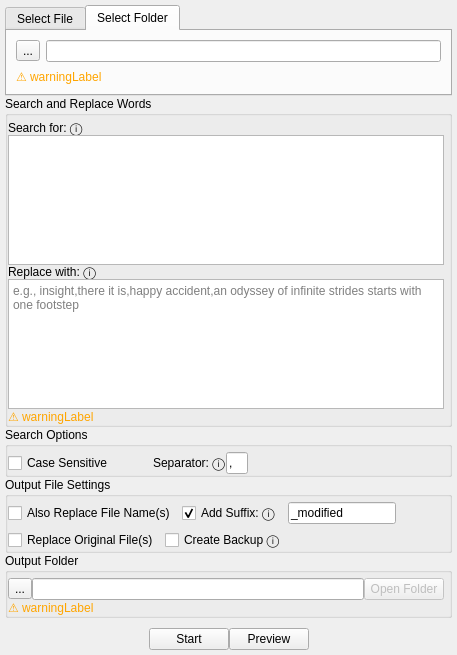
<?xml version="1.0" encoding="UTF-8"?>
<ui version="4.0">
 <class>MainWindow</class>
 <widget class="QMainWindow" name="MainWindow">
  <property name="geometry">
   <rect>
    <x>0</x>
    <y>0</y>
    <width>457</width>
    <height>655</height>
   </rect>
  </property>
  <property name="windowTitle">
   <string>Word Replacer - By:Josh</string>
  </property>
  <widget class="QWidget" name="centralwidget">
   <layout class="QVBoxLayout" name="verticalLayout">
    <property name="spacing">
     <number>0</number>
    </property>
    <property name="leftMargin">
     <number>5</number>
    </property>
    <property name="topMargin">
     <number>5</number>
    </property>
    <property name="rightMargin">
     <number>5</number>
    </property>
    <property name="bottomMargin">
     <number>5</number>
    </property>
    <item>
     <widget class="QTabWidget" name="selectInPath">
      <property name="sizePolicy">
       <sizepolicy hsizetype="Expanding" vsizetype="Fixed">
        <horstretch>0</horstretch>
        <verstretch>0</verstretch>
       </sizepolicy>
      </property>
      <property name="acceptDrops">
       <bool>false</bool>
      </property>
      <property name="layoutDirection">
       <enum>Qt::LayoutDirection::LeftToRight</enum>
      </property>
      <property name="styleSheet">
       <string notr="true"/>
      </property>
      <property name="tabPosition">
       <enum>QTabWidget::TabPosition::North</enum>
      </property>
      <property name="tabShape">
       <enum>QTabWidget::TabShape::Rounded</enum>
      </property>
      <property name="currentIndex">
       <number>1</number>
      </property>
      <property name="iconSize">
       <size>
        <width>20</width>
        <height>20</height>
       </size>
      </property>
      <property name="usesScrollButtons">
       <bool>false</bool>
      </property>
      <property name="tabsClosable">
       <bool>false</bool>
      </property>
      <property name="tabBarAutoHide">
       <bool>false</bool>
      </property>
      <widget class="QWidget" name="selectFile">
       <attribute name="icon">
        <iconset theme="QIcon::ThemeIcon::EditCopy"/>
       </attribute>
       <attribute name="title">
        <string>Select File</string>
       </attribute>
       <layout class="QVBoxLayout" name="verticalLayout_4">
        <item>
         <layout class="QHBoxLayout" name="inputFile">
          <item>
           <widget class="QToolButton" name="inFileButton">
            <property name="text">
             <string>...</string>
            </property>
           </widget>
          </item>
          <item>
           <widget class="CustomLineEdit" name="inFileLine">
            <property name="clearButtonEnabled">
             <bool>true</bool>
            </property>
           </widget>
          </item>
         </layout>
        </item>
        <item>
         <widget class="QLabel" name="inFileWarning">
          <property name="styleSheet">
           <string notr="true">color:rgb(255, 165, 0)</string>
          </property>
          <property name="text">
           <string>⚠ warningLabel</string>
          </property>
         </widget>
        </item>
       </layout>
      </widget>
      <widget class="QWidget" name="selectFolder">
       <attribute name="icon">
        <iconset theme="QIcon::ThemeIcon::DocumentOpen"/>
       </attribute>
       <attribute name="title">
        <string>Select Folder</string>
       </attribute>
       <layout class="QVBoxLayout" name="verticalLayout_5">
        <item>
         <layout class="QHBoxLayout" name="inputFolder">
          <item>
           <widget class="QToolButton" name="inFolderButton">
            <property name="text">
             <string>...</string>
            </property>
           </widget>
          </item>
          <item>
           <widget class="CustomLineEdit" name="inFolderLine">
            <property name="clearButtonEnabled">
             <bool>true</bool>
            </property>
           </widget>
          </item>
         </layout>
        </item>
        <item>
         <widget class="QLabel" name="inFolderWarning">
          <property name="styleSheet">
           <string notr="true">color:rgb(255, 165, 0)</string>
          </property>
          <property name="text">
           <string>⚠ warningLabel</string>
          </property>
         </widget>
        </item>
       </layout>
      </widget>
     </widget>
    </item>
    <item>
     <widget class="QGroupBox" name="rules">
      <property name="title">
       <string>Search and Replace Words</string>
      </property>
      <layout class="QVBoxLayout" name="verticalLayout_3">
       <property name="spacing">
        <number>0</number>
       </property>
       <property name="leftMargin">
        <number>0</number>
       </property>
       <property name="topMargin">
        <number>5</number>
       </property>
       <property name="rightMargin">
        <number>5</number>
       </property>
       <property name="bottomMargin">
        <number>0</number>
       </property>
       <item>
        <layout class="QVBoxLayout" name="oldWord">
         <property name="spacing">
          <number>0</number>
         </property>
         <item>
          <widget class="QLabel" name="oldWordLabel">
           <property name="text">
            <string>Search for: ⓘ</string>
           </property>
          </widget>
         </item>
         <item>
          <widget class="CustomPlainTextEdit" name="oldWordLine">
           <property name="plainText">
            <string/>
           </property>
           <property name="placeholderText">
            <string>e.g., knowledge,voilà,serendipity,a journey of a thousand miles begins with a single step</string>
           </property>
          </widget>
         </item>
        </layout>
       </item>
       <item>
        <layout class="QVBoxLayout" name="newWord">
         <property name="spacing">
          <number>0</number>
         </property>
         <item>
          <widget class="QLabel" name="newWordLabel">
           <property name="text">
            <string>Replace with: ⓘ</string>
           </property>
          </widget>
         </item>
         <item>
          <widget class="CustomPlainTextEdit" name="newWordLine">
           <property name="placeholderText">
            <string>e.g., insight,there it is,happy accident,an odyssey of infinite strides starts with one footstep</string>
           </property>
          </widget>
         </item>
        </layout>
       </item>
       <item>
        <widget class="QLabel" name="replaceWarningLabel">
         <property name="styleSheet">
          <string notr="true">color:rgb(255, 165, 0)</string>
         </property>
         <property name="text">
          <string>⚠ warningLabel</string>
         </property>
        </widget>
       </item>
      </layout>
     </widget>
    </item>
    <item>
     <widget class="QGroupBox" name="settings">
      <property name="title">
       <string>Search Options</string>
      </property>
      <layout class="QHBoxLayout" name="horizontalLayout_7">
       <property name="spacing">
        <number>0</number>
       </property>
       <property name="leftMargin">
        <number>0</number>
       </property>
       <property name="topMargin">
        <number>5</number>
       </property>
       <property name="rightMargin">
        <number>5</number>
       </property>
       <property name="bottomMargin">
        <number>0</number>
       </property>
       <item>
        <layout class="QHBoxLayout" name="searchLayout" stretch="1,0,1,1,10000">
         <item>
          <widget class="QCheckBox" name="isCaseSensitive">
           <property name="text">
            <string>Case Sensitive</string>
           </property>
          </widget>
         </item>
         <item>
          <spacer name="searchSpacerLeft">
           <property name="orientation">
            <enum>Qt::Orientation::Horizontal</enum>
           </property>
           <property name="sizeHint" stdset="0">
            <size>
             <width>40</width>
             <height>20</height>
            </size>
           </property>
          </spacer>
         </item>
         <item>
          <widget class="QLabel" name="separatorLabel">
           <property name="text">
            <string>Separator: ⓘ</string>
           </property>
          </widget>
         </item>
         <item>
          <widget class="CustomLineEdit" name="separatorLine">
           <property name="text">
            <string>,</string>
           </property>
           <property name="maxLength">
            <number>1</number>
           </property>
          </widget>
         </item>
         <item>
          <spacer name="searchSpacerRight">
           <property name="orientation">
            <enum>Qt::Orientation::Horizontal</enum>
           </property>
           <property name="sizeHint" stdset="0">
            <size>
             <width>40</width>
             <height>20</height>
            </size>
           </property>
          </spacer>
         </item>
        </layout>
       </item>
      </layout>
     </widget>
    </item>
    <item>
     <widget class="QGroupBox" name="groupBox">
      <property name="title">
       <string>Output File Settings</string>
      </property>
      <layout class="QVBoxLayout" name="verticalLayout_2">
       <property name="spacing">
        <number>-1</number>
       </property>
       <property name="leftMargin">
        <number>0</number>
       </property>
       <property name="topMargin">
        <number>5</number>
       </property>
       <property name="rightMargin">
        <number>5</number>
       </property>
       <property name="bottomMargin">
        <number>0</number>
       </property>
       <item>
        <layout class="QHBoxLayout" name="settingLayout">
         <item>
          <widget class="QCheckBox" name="isReplacingFileName">
           <property name="text">
            <string>Also Replace File Name(s)</string>
           </property>
          </widget>
         </item>
         <item>
          <widget class="QCheckBox" name="isAddingSuffix">
           <property name="text">
            <string>Add Suffix: ⓘ</string>
           </property>
           <property name="checked">
            <bool>true</bool>
           </property>
          </widget>
         </item>
         <item>
          <widget class="CustomLineEdit" name="suffixLine">
           <property name="text">
            <string>_modified</string>
           </property>
          </widget>
         </item>
         <item>
          <spacer name="settingSpacer">
           <property name="orientation">
            <enum>Qt::Orientation::Horizontal</enum>
           </property>
           <property name="sizeHint" stdset="0">
            <size>
             <width>40</width>
             <height>20</height>
            </size>
           </property>
          </spacer>
         </item>
        </layout>
       </item>
       <item>
        <layout class="QHBoxLayout" name="backupLayout">
         <item>
          <widget class="QCheckBox" name="isReplacingOriginal">
           <property name="text">
            <string>Replace Original File(s)</string>
           </property>
          </widget>
         </item>
         <item>
          <widget class="QCheckBox" name="isCreatingBackup">
           <property name="text">
            <string>Create Backup ⓘ</string>
           </property>
          </widget>
         </item>
         <item>
          <spacer name="backupSpacer">
           <property name="orientation">
            <enum>Qt::Orientation::Horizontal</enum>
           </property>
           <property name="sizeHint" stdset="0">
            <size>
             <width>40</width>
             <height>20</height>
            </size>
           </property>
          </spacer>
         </item>
        </layout>
       </item>
      </layout>
     </widget>
    </item>
    <item>
     <widget class="QGroupBox" name="output">
      <property name="title">
       <string>Output Folder</string>
      </property>
      <layout class="QGridLayout" name="gridLayout_5">
       <property name="leftMargin">
        <number>0</number>
       </property>
       <property name="topMargin">
        <number>5</number>
       </property>
       <property name="rightMargin">
        <number>5</number>
       </property>
       <property name="bottomMargin">
        <number>0</number>
       </property>
       <property name="horizontalSpacing">
        <number>-1</number>
       </property>
       <property name="verticalSpacing">
        <number>0</number>
       </property>
       <item row="0" column="0">
        <layout class="QHBoxLayout" name="outputPath">
         <item>
          <widget class="QToolButton" name="outPathButton">
           <property name="text">
            <string>...</string>
           </property>
          </widget>
         </item>
         <item>
          <widget class="CustomLineEdit" name="outPathLine">
           <property name="clearButtonEnabled">
            <bool>true</bool>
           </property>
          </widget>
         </item>
         <item>
          <widget class="QPushButton" name="openOutFolderButton">
           <property name="enabled">
            <bool>false</bool>
           </property>
           <property name="text">
            <string>Open Folder</string>
           </property>
          </widget>
         </item>
        </layout>
       </item>
       <item row="1" column="0">
        <widget class="QLabel" name="outFolderWarning">
         <property name="styleSheet">
          <string notr="true">color:rgb(255, 165, 0)</string>
         </property>
         <property name="text">
          <string>⚠ warningLabel</string>
         </property>
        </widget>
       </item>
      </layout>
     </widget>
    </item>
    <item>
     <spacer name="verticalSpacer">
      <property name="orientation">
       <enum>Qt::Orientation::Vertical</enum>
      </property>
      <property name="sizeType">
       <enum>QSizePolicy::Policy::Fixed</enum>
      </property>
      <property name="sizeHint" stdset="0">
       <size>
        <width>20</width>
        <height>10</height>
       </size>
      </property>
     </spacer>
    </item>
    <item>
     <layout class="QHBoxLayout" name="startLayout">
      <item>
       <spacer name="bottomSpacerLeft">
        <property name="orientation">
         <enum>Qt::Orientation::Horizontal</enum>
        </property>
        <property name="sizeHint" stdset="0">
         <size>
          <width>40</width>
          <height>20</height>
         </size>
        </property>
       </spacer>
      </item>
      <item>
       <widget class="QPushButton" name="startButton">
        <property name="text">
         <string>Start</string>
        </property>
       </widget>
      </item>
      <item>
       <widget class="QPushButton" name="previewButton">
        <property name="text">
         <string>Preview</string>
        </property>
       </widget>
      </item>
      <item>
       <spacer name="bottomSpacerRight">
        <property name="orientation">
         <enum>Qt::Orientation::Horizontal</enum>
        </property>
        <property name="sizeHint" stdset="0">
         <size>
          <width>40</width>
          <height>20</height>
         </size>
        </property>
       </spacer>
      </item>
     </layout>
    </item>
   </layout>
  </widget>
 </widget>
 <customwidgets>
  <customwidget>
   <class>CustomLineEdit</class>
   <extends>QLineEdit</extends>
   <header>/Users/josh/Application Projects/WordReplacer/customeditor.h</header>
  </customwidget>
  <customwidget>
   <class>CustomPlainTextEdit</class>
   <extends>QPlainTextEdit</extends>
   <header>/Users/josh/Application Projects/WordReplacer/customeditor.h</header>
  </customwidget>
 </customwidgets>
 <resources/>
 <connections/>
</ui>
